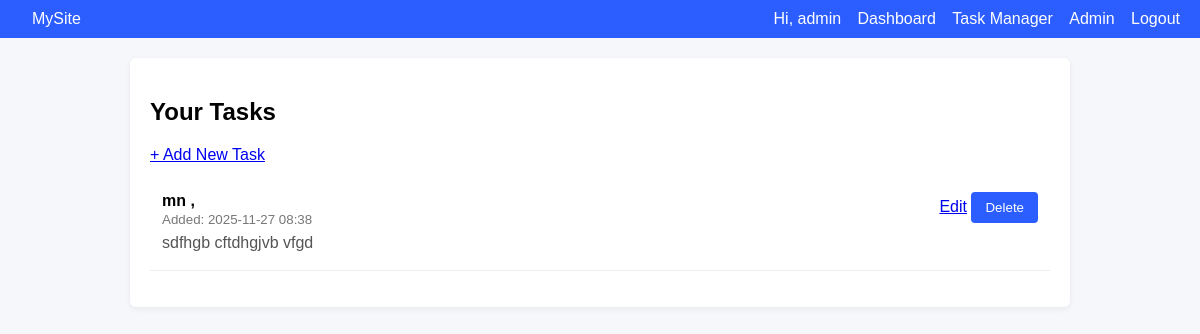
The page /tasks (signed in) on the database its author committed.
### models.py (models this page shows, shortened)
class Task(db.Model):
    __tablename__ = 'task'
    id = db.Column(db.Integer, primary_key=True)
    title = db.Column(db.String(200), nullable=False)
    description = db.Column(db.Text, nullable=True)
    done = db.Column(db.Boolean, default=False)
    created_at = db.Column(db.DateTime, default=datetime.utcnow)
    user_id = db.Column(db.Integer, db.ForeignKey('user.id'), nullable=False)

### app.py (the view)
@app.route('/tasks')
@login_required
def tasks():
    user_id = session['user_id']
    tasks = Task.query.filter_by(user_id=user_id).order_by(Task.created_at.desc()).all()
    return render_template('tasks.html', tasks=tasks)

### app.py (called while the page is built)
def login_required(fn):
    from functools import wraps
    @wraps(fn)
    def wrapper(*args, **kwargs):
        if 'user_id' not in session:
            flash('Please log in to access that page.', 'warning')
            return redirect(url_for('login'))
        return fn(*args, **kwargs)
    return wrapper

### templates/tasks.html (shortened to what this page needs)
{% extends 'base.html' %}
{% block content %}
<h2>Your Tasks</h2>
<p><a href="{{ url_for('add_task') }}">+ Add New Task</a></p>
{% if tasks %}
<ul class="task-list">
  {% for task in tasks %}
    <li class="task-item">
      <div class="task-main">
        <strong {% if task.done %}class="done"{% endif %}>{{ task.title }}</strong>
        <div class="meta">
          <small>Added: {{ task.created_at.strftime('%Y-%m-%d %H:%M') }}</small>
          {% if task.description %}
            <p class="desc">{{ task.description }}</p>
          {% endif %}
        </div>
      </div>
      <div class="task-actions">
        <a href="{{ url_for('edit_task', id=task.id) }}">Edit</a>
        <form method="POST" action="{{ url_for('delete_task', id=task.id) }}" style="display:inline;">
          <button type="submit" onclick="return confirm('Delete this task?');">Delete</button>
        </form>
      </div>
    </li>
  {% endfor %}
</ul>
{% else %}
  <p>No tasks yet. <a href="{{ url_for('add_task') }}">Add one</a>.</p>
{% endif %}
{% endblock %}

### static/style.css (style rules this page uses)
body { font-family: Arial, sans-serif; margin: 0; padding: 0; background: #f5f7fb; }
button { background: #2b5dff; color: white; padding: 8px 14px; border: none; border-radius: 4px; cursor: pointer; }
.task-list { list-style: none; padding: 0; }
.task-item { display: flex; justify-content: space-between; align-items: flex-start; padding: 12px; border-bottom: 1px solid #eee; }
.task-item .desc { margin: 6px 0; color: #555; }
.meta small { color: #777; }

### rows shown on the page
Task: title "mn ,", created_at "2025-11-27 08:38", description "sdfhgb cftdhgjvb vfgd"

### other values the page prints
{{ session.get('username') }} "admin"
